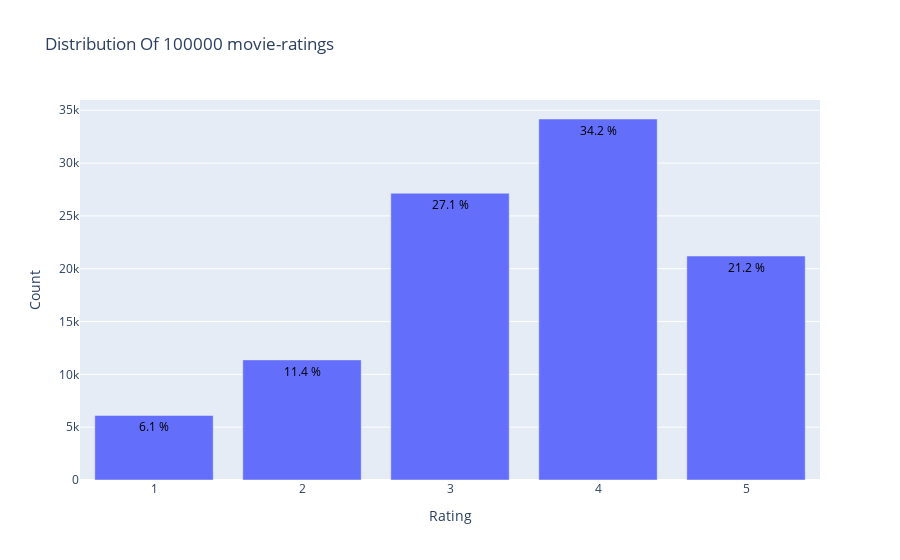

Write notebook code for a chart like this one.
### Markdown cell above
**To get the most highly rated movies **

### Code cell
frame = ratings.set_index('movie_id').join(movies.set_index('movie id'))
ratings_per_movie = frame['rating'].groupby(frame['movie title']).sum()

print('MOST RATED MOVIES')
print(ratings_per_movie.sort_values(ascending=False))

from plotly.offline import init_notebook_mode, plot, iplot
import plotly.graph_objs as go
init_notebook_mode(connected=True)

data = frame['rating'].value_counts().sort_index(ascending=False)
trace = go.Bar(x = data.index,
               text = ['{:.1f} %'.format(val) for val in (data.values / frame.shape[0] * 100)],
               textposition = 'auto',
               textfont = dict(color = '#000000'),
               y = data.values,
               )
# Create layout
layout = dict(title = 'Distribution Of {} movie-ratings'.format(frame.shape[0]),
              xaxis = dict(title = 'Rating'),
              yaxis = dict(title = 'Count'))
# Create plot
fig = go.Figure(data=[trace], layout=layout)
iplot(fig)

### Figure 1 — Plotly figure (JSON) as saved in the notebook; plotly's stock layout.template omitted (floating-point values rounded to 4 significant figures)
{"data": [{"text": ["21.2 %", "34.2 %", "27.1 %", "11.4 %", "6.1 %"], "textfont": {"color": "#000000"}, "textposition": "auto", "type": "bar", "x": [5, 4, 3, 2, 1], "y": [21201, 34174, 27145, 11370, 6110]}], "layout": {"title": {"text": "Distribution Of 100000 movie-ratings"}, "xaxis": {"title": {"text": "Rating"}}, "yaxis": {"title": {"text": "Count"}}}}
